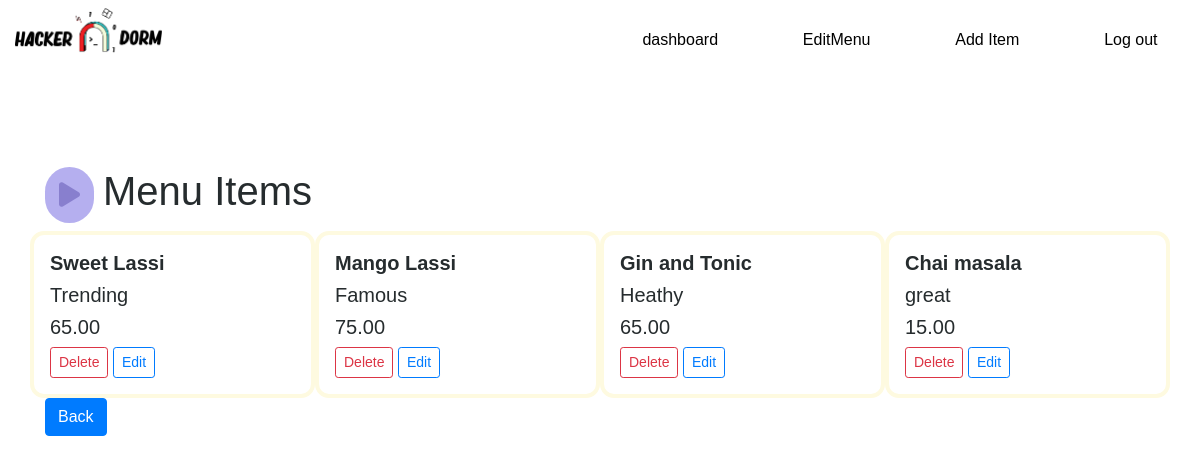
The page /interface/menulist/ (signed in) on the database its author committed.
### interface/models.py (models this page shows, shortened)
class MenuItem(models.Model):
    name = models.CharField(max_length=100)
    description = models.TextField()
    image = models.TextField()
    price = models.DecimalField(max_digits=5, decimal_places=2)
    category = models.ManyToManyField('Category', related_name='item')
    no = models.IntegerField(primary_key=True)

### interface/views.py (the view)
# urls.py: path('menulist/', views.MenuList, name='menulist'),
@login_required
@staff_required
def MenuList(request):
    menulist=MenuItem.objects.all()
    return render(request,'teacher/menulist.html',{'menulist': menulist})

### interface/templates/teacher/menulist.html
{% extends "base.html" %}
{% load static %}
{% block content %}
<br>
<br><br>
<div class="container">
  <h1><i class="fa fa-play " style=" margin-top:15px;color:#887FCE;
    text-align: center ;font-size: 28px;background: #B5AFEF;
    padding: 14px ;border-radius: 41px; margin-right: 9px;" aria-hidden="true"></i>Menu Items</h1>
  <div class="row">
    {% for e in menulist%}
    <div class="div col-lg-3 col-sm-12 p-3 " style="border:4px solid rgb(254,250,224);background-color: white; border-radius: 14px;">
      <h5 style="font-weight: 700;">{{e.name}}</h5>
      <h5>{{e.description}}</h5>
      <h5>{{e.price}}</h5>
      <a class="btn btn-outline-danger btn-sm" onclick="alert('Item Deleted')" href="/interface/delete/{{e.name}}">Delete</a>
      <a class="btn btn-outline-primary btn-sm" href="/interface/edit/{{e.name}}">Edit</a>
    </div>
    {%endfor%}
  </div>
  <button class="btn btn-primary center" onclick="window.location.href='/interface/dashboard'">Back</button>
</div>
<br><br>
{%endblock%}

### templates/base.html (style rules this page uses)
:root { --background: #ffffff; --pribackground: #161519; --darkprimary: #161519; --secondary : #161519; --seclight: #DDF6F9; --white: #F7F8FD; --black : black; --bg: #fff; --color: black; --font: Montserrat, Roboto, Helvetica, Arial, sans-serif; --bridpri:#DDF6F9; }
* { margin: 0; padding: 0; box-sizing: border-box; }
body { font-family: sans-serif; background-color: var(--background); color:#262C2E; }

### rows shown on the page
MenuItem: name "Sweet Lassi", description "Trending", price "65.00"
MenuItem: name "Mango Lassi", description "Famous", price "75.00"
MenuItem: name "Gin and Tonic", description "Heathy", price "65.00"
MenuItem: name "Chai masala", description "great", price "15.00"
